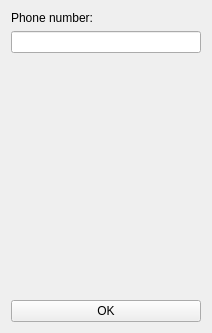
<?xml version="1.0" encoding="UTF-8"?>
<ui version="4.0">
 <class>AddUserDialog</class>
 <widget class="QWidget" name="AddUserDialog">
  <property name="geometry">
   <rect>
    <x>0</x>
    <y>0</y>
    <width>208</width>
    <height>333</height>
   </rect>
  </property>
  <property name="maximumSize">
   <size>
    <width>924</width>
    <height>16777215</height>
   </size>
  </property>
  <property name="windowTitle">
   <string>AddUserDialog</string>
  </property>
  <property name="autoFillBackground">
   <bool>true</bool>
  </property>
  <property name="styleSheet">
   <string notr="true"/>
  </property>
  <layout class="QVBoxLayout" name="verticalLayout">
   <item>
    <widget class="QLabel" name="label_2">
     <property name="text">
      <string>Phone number:</string>
     </property>
    </widget>
   </item>
   <item>
    <widget class="QLineEdit" name="numberEdit">
     <property name="minimumSize">
      <size>
       <width>190</width>
       <height>0</height>
      </size>
     </property>
     <property name="maximumSize">
      <size>
       <width>190</width>
       <height>16777215</height>
      </size>
     </property>
    </widget>
   </item>
   <item>
    <spacer name="verticalSpacer">
     <property name="orientation">
      <enum>Qt::Vertical</enum>
     </property>
     <property name="sizeHint" stdset="0">
      <size>
       <width>20</width>
       <height>141</height>
      </size>
     </property>
    </spacer>
   </item>
   <item>
    <spacer name="horizontalSpacer_3">
     <property name="orientation">
      <enum>Qt::Horizontal</enum>
     </property>
     <property name="sizeHint" stdset="0">
      <size>
       <width>266</width>
       <height>20</height>
      </size>
     </property>
    </spacer>
   </item>
   <item>
    <widget class="QPushButton" name="okButton">
     <property name="minimumSize">
      <size>
       <width>190</width>
       <height>0</height>
      </size>
     </property>
     <property name="maximumSize">
      <size>
       <width>190</width>
       <height>16777215</height>
      </size>
     </property>
     <property name="focusPolicy">
      <enum>Qt::NoFocus</enum>
     </property>
     <property name="text">
      <string>OK</string>
     </property>
    </widget>
   </item>
  </layout>
 </widget>
 <resources/>
 <connections/>
</ui>
